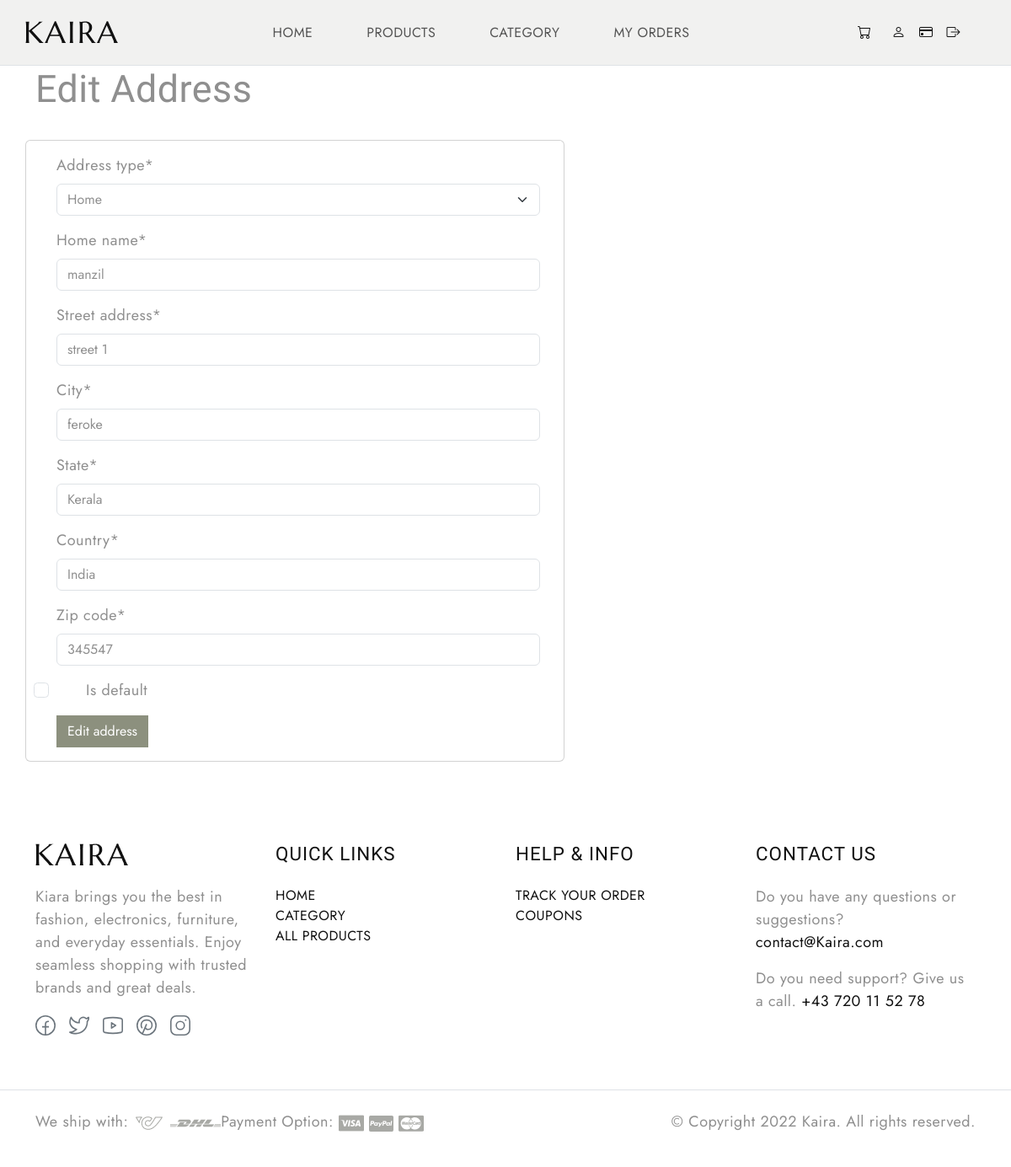
The page /user-address-edit/1 (signed in) on the database its author committed.
### Ekartapp/models.py (models this page shows)
class UserAddress(models.Model):
    user = models.ForeignKey(UserModel,on_delete=models.CASCADE,related_name='address')
    address_type = models.CharField(max_length=10, choices=ADDRESS_TYPE_CHOICES,default='HOME')
    home_name = models.CharField(max_length=100,default='manzil')
    street_address = models.CharField(max_length=255)
    city = models.CharField(max_length=100)
    state = models.CharField(max_length=100)
    country = models.CharField(max_length=100,default='India')
    zip_code = models.CharField(max_length=100)
    is_default = models.BooleanField(default=False)
    status = models.BooleanField(default=True)

### Ekartapp/user_views.py (the view)
# urls.py: path('user-address-edit/<int:id>',user_views.updateAddress, name='userAddressEdit'),
@login_required(login_url='login1')
def updateAddress(request,id):
    edit_address = UserAddress.objects.get(id=id)
    if request.method== 'POST':
       editForm = userAddressForm(request.POST,instance=edit_address)
       if editForm.is_valid():
           editForm.save()
           return redirect('userAddress')
    else:
        editForm = userAddressForm(instance=edit_address)
    return render(request,'user/userProfile/editAddress.html',{'editForm':editForm})

### Ekartapp/form.py
class userAddressForm(forms.ModelForm):
    class Meta:
        model = UserAddress
        fields = ('address_type','home_name','street_address','city','state','country','zip_code','is_default')

### template/user/userProfile/editAddress.html (shortened to what this page needs)
{% extends 'user/userHome.html' %}
{% load static crispy_forms_tags %}
{% block content %}
<div class="container">
    <div class="row">
            <div class=" mb-4">
                    <h2 class="h3">Edit  Address</h2>
            </div>
                <div class="card " style="width:40rem">
                    <div class="card-body ms-2">
                        <form method="POST">
                            {{ editForm  | crispy }}
                                <button type="submit" class="btn btn-primary" >
                                        Edit address
                                </button>
                        </form>
                    </div>
                </div>
            </div>
        </div>
{% endblock %}

### static/home/style.css (style rules this page uses)
body { --heading-font: "Marcellus", Roboto, sans-serif; --heading-font-weight: 400; --heading-color: #111; --heading-line-height: 1.24; --swiper-theme-color: #8C907E; --bs-body-font-family: "Jost", Roboto, sans-serif; --bs-body-font-size: 18px; --bs-body-font-weight: 400; --bs-body-line-height: 1.5; --bs-body-color: #8f8f8f; --bs-body-color-rgb: 143, 143, 143; --bs-primary: #8C907E; --bs-secondary: #6c757d; --bs-black: #111; --bs-light: #F1F1F0; --bs-dark: #212529; --bs-gray: #9aa1a7; --bs-gray-dark: #51565b; --bs-primary-rgb: 140, 144, 126; --bs-secondary-rgb: 108, 117, 125; --bs-black-rgb: 17, 17, 17; --bs-light-rgb: 241, 241, 240; --bs-dark-rgb: 33, 37, 41; --bs-link-color: #111; --bs-link-color-rgb: 17, 17, 17; --bs-link-decoration: underline; --bs-link-hover-color: #111; --bs-link-hover-color-rgb: 17, 17, 17; }
body { letter-spacing: 0.03rem; }
h1, .h1, h2, .h2, h3, .h3, h4, .h4, h5, .h5, h6, .h6 { font-family: var(--heading-font); font-weight: var(--heading-font-weight); color: var(--heading-color); line-height: var(--heading-line-height); }
h1.light, .h1, h2.light, .h2, h3.light, .h3, h4.light, .h4, h5.light, .h5, h6.light, .h6 { color: var(--light-color); }
h1, h2, h3 { margin: 25px 0; }
h2, .h2 { font-size: 3.6rem; }
h3, .h3 { font-size: 2.8rem; }
.btn { --bs-btn-border-radius: 0; }
.btn-primary { --bs-btn-color: #fff; --bs-btn-bg: #8C907E; --bs-btn-border-color: #8C907E; --bs-btn-hover-color: #fff; --bs-btn-hover-bg: #5e624e; --bs-btn-hover-border-color: #5e624e; --bs-btn-focus-shadow-rgb: 49, 132, 253; --bs-btn-active-color: #fff; --bs-btn-active-bg: #5e624e; --bs-btn-active-border-color: #5e624e; --bs-btn-active-shadow: inset 0 3px 5px rgba(0, 0, 0, 0.125); --bs-btn-disabled-color: #fff; --bs-btn-disabled-bg: #8C907E; --bs-btn-disabled-border-color: #8C907E; }
.form-check { padding: 0; }
.form-check-label { display: block; position: relative; padding-left: 35px; cursor: pointer; -webkit-user-select: none; -moz-user-select: none; -ms-user-select: none; user-select: none; }

### rows shown on the page
UserAddress: address_type "Home", home_name "manzil", street_address "street 1", city "feroke", state "Kerala", country "India", zip_code "345547"
